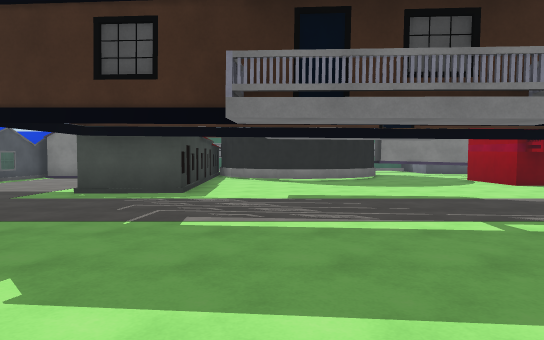
view 1 (above)

24 first-person views from a walk through a Unity game level. The camera is 1.4 m above the floor, tilts 2° down and sees 75° across. The floor is counted in squares, 2 m on a side. Each view is taken from the middle of a square. On the plan, view 1 faces up. The plan holds only what a view shows up to about 11 squares ahead; the rest is blank. The place goes on beyond the plan. The player character is not drawn. Some animated figures are left out. Surface patterns are stand-ins for the level's own textures.

view 2
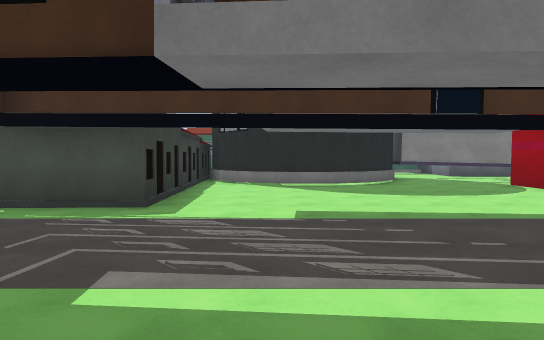

view 3
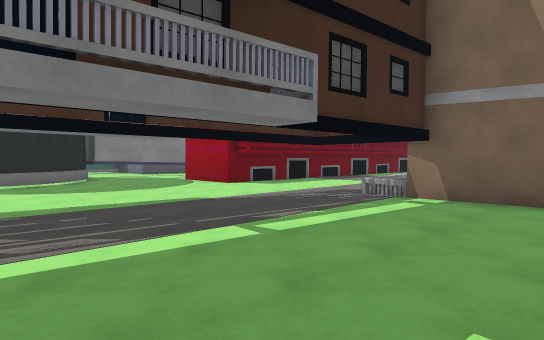

view 4
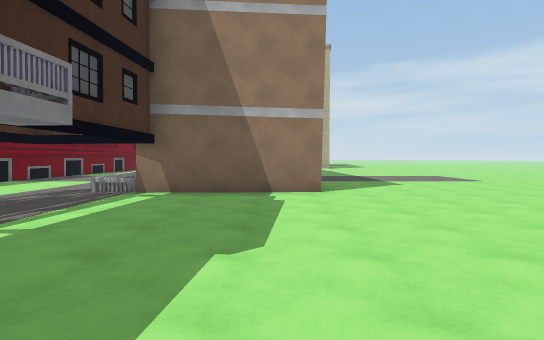

view 5
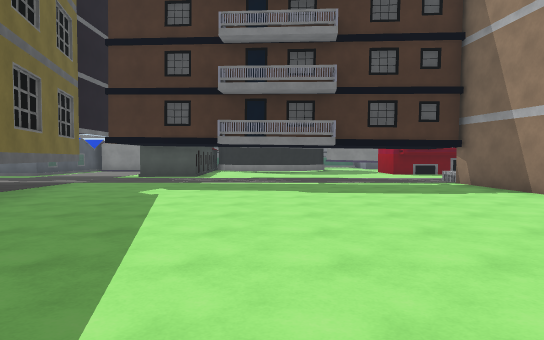

view 6
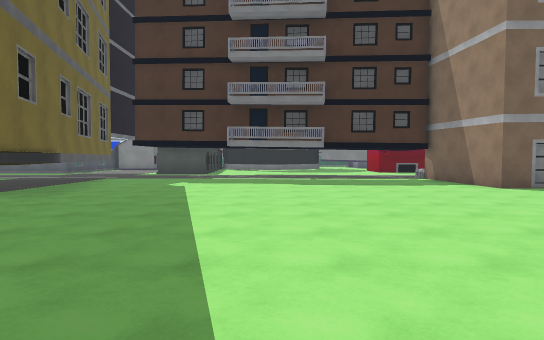

view 7
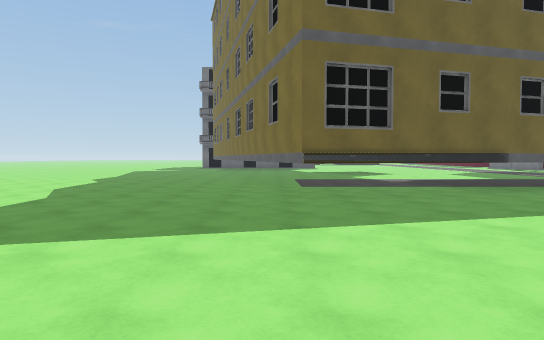

view 8
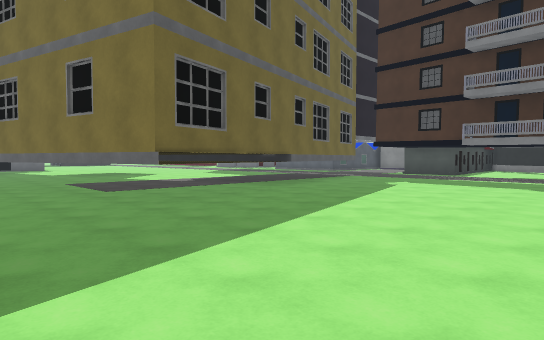

view 9
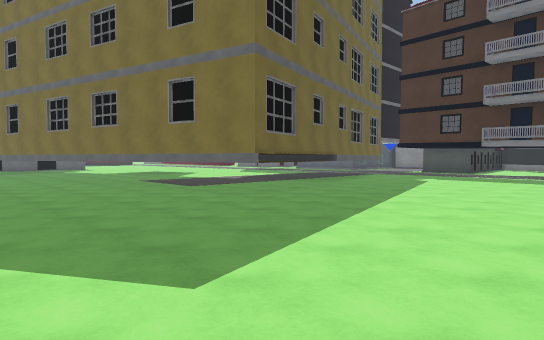

view 10
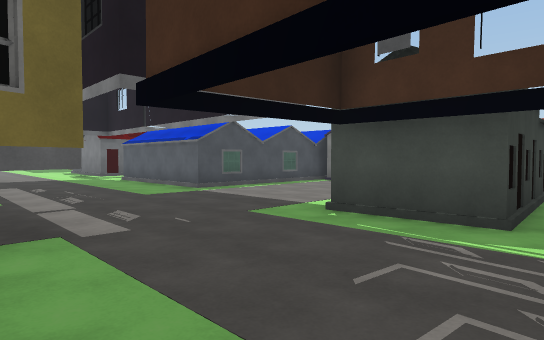

view 11
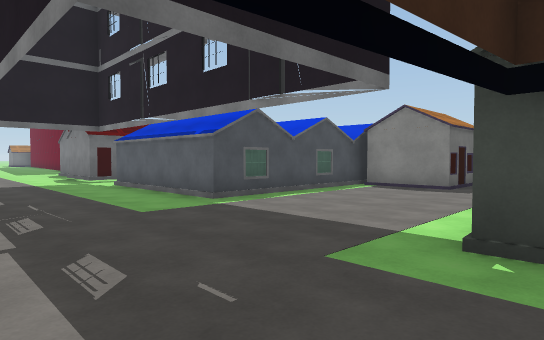

view 12
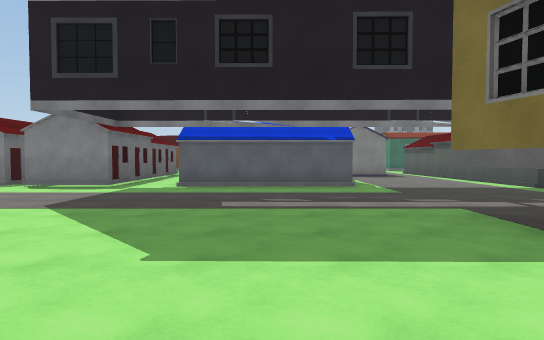

view 13
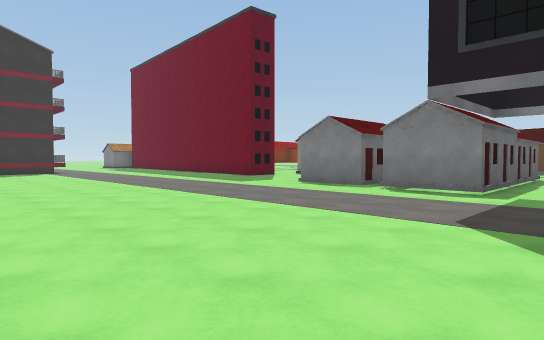

view 14
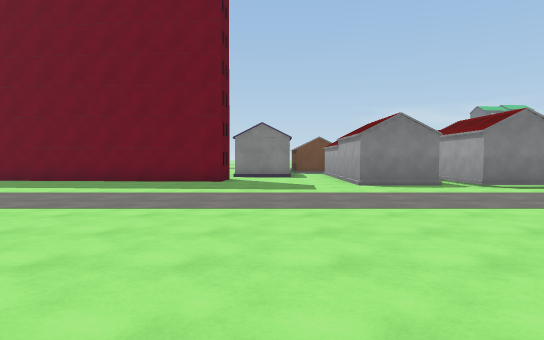

view 15
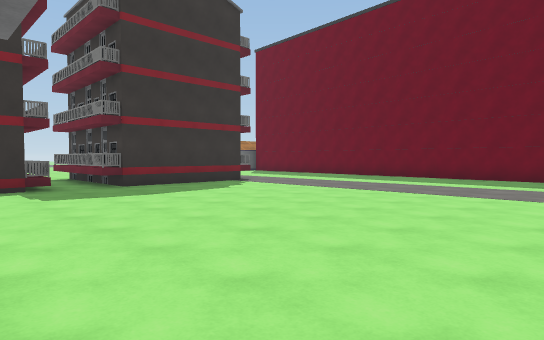

view 16
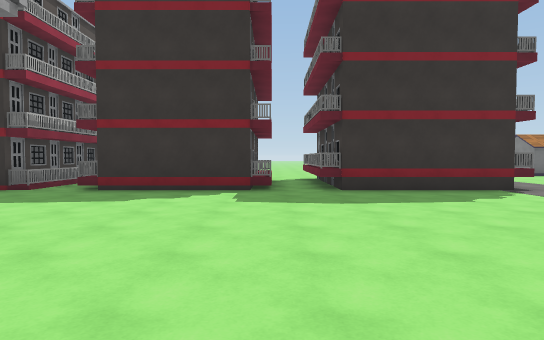

view 17
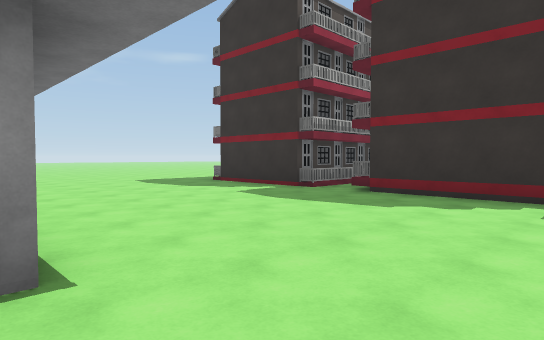

view 18
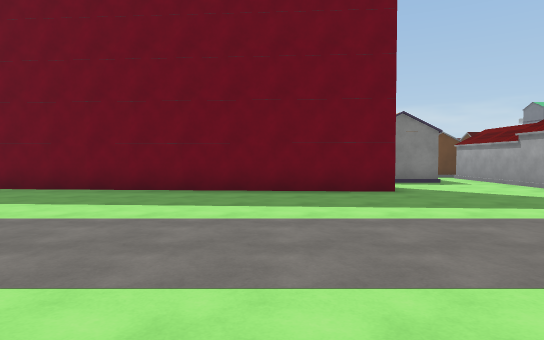

view 19
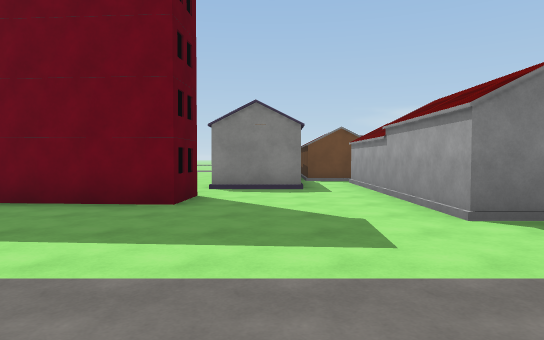

view 20
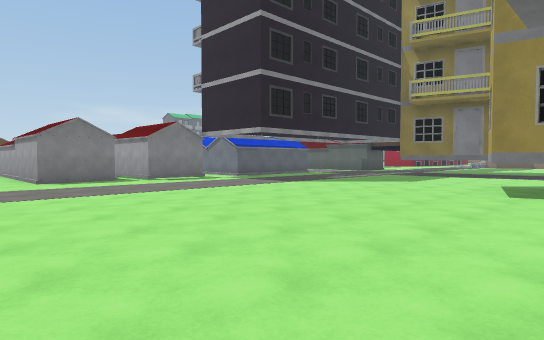

view 21
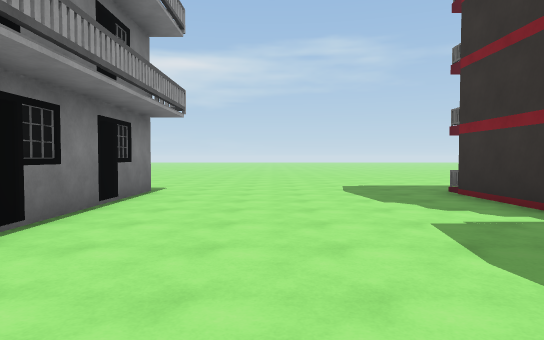

view 22
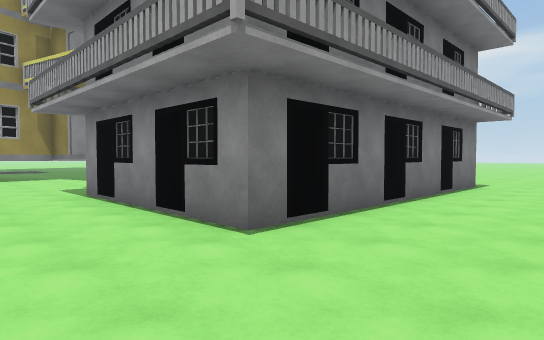

view 23
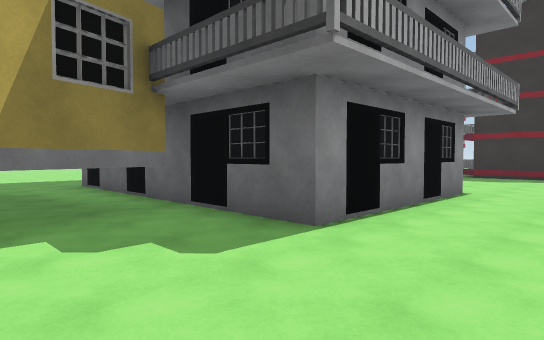

view 24
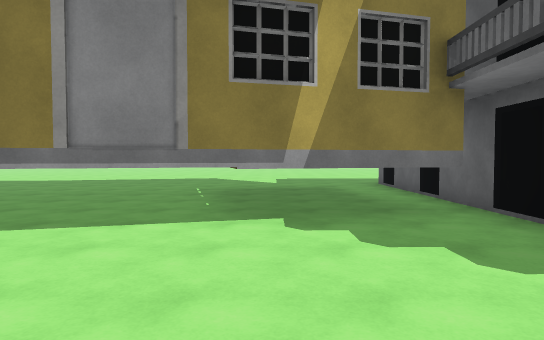

### Floor plan
Key: @ floor where view 1 was taken; # wall or solid block; . floor; B building; T thing the floor can be seen under or through.
Columns run from 31 left of view 1 to 7 right of it. Each row starts with its distance up from view 1.
 15            ###
 14            ..#           #
 13            ..#   #     ###   #    #####
 12         .##..#   #     B...  ### ##...#
 11 B    BB  ....#   #     #...  #.###...##
 10 #########....#####.    #...###.......#
  9  ............#####.    #...###.......##
  8  ............#####.#####.... #.........
  7   ..........................##.........
  6    .............................. .....
  5  ......................................
  4  #........................#..... ....##
  3  #......................###..........#
  2  #......................# ##.........##
  1 ##......................   #..........#
  0 BB......................   #...@......#
 -1 BB................#  ....  ##..........
 -2  #................#     .# ##..........
 -3  #................#     ##  #..........
 -4  #......#####.....#        ##..........
 -5  B......#   #.T####        ###......
 -6 ........#   #T         #####........
 -7 ##......#   #        ###...........
 -8  #......#   #.       ..............
 -9  #......#   #.   .....  ...........
-10  #......#   #.........  ...........

Positions as (right, up) in squares from view 1, and headings:
1: (0, 0), facing up
2: (0, 2), facing up
3: (0, 1), facing up-right
4: (-1, 1), facing right
5: (1, -6), facing up
6: (1, -8), facing up
7: (4, -6), facing left
8: (3, -8), facing up-left
9: (3, -10), facing up-left
10: (-1, 3), facing up-left
11: (-3, 4), facing up-left
12: (-10, -1), facing up
13: (-12, 0), facing up-left
14: (-21, -1), facing up
15: (-21, -3), facing up-left
16: (-22, -1), facing left
17: (-23, -1), facing down-left
18: (-25, 2), facing up
19: (-21, 4), facing up
20: (-21, -3), facing up-right
21: (-26, -3), facing down
22: (-26, -1), facing down-right
23: (-16, -1), facing down-left
24: (-16, -1), facing down
